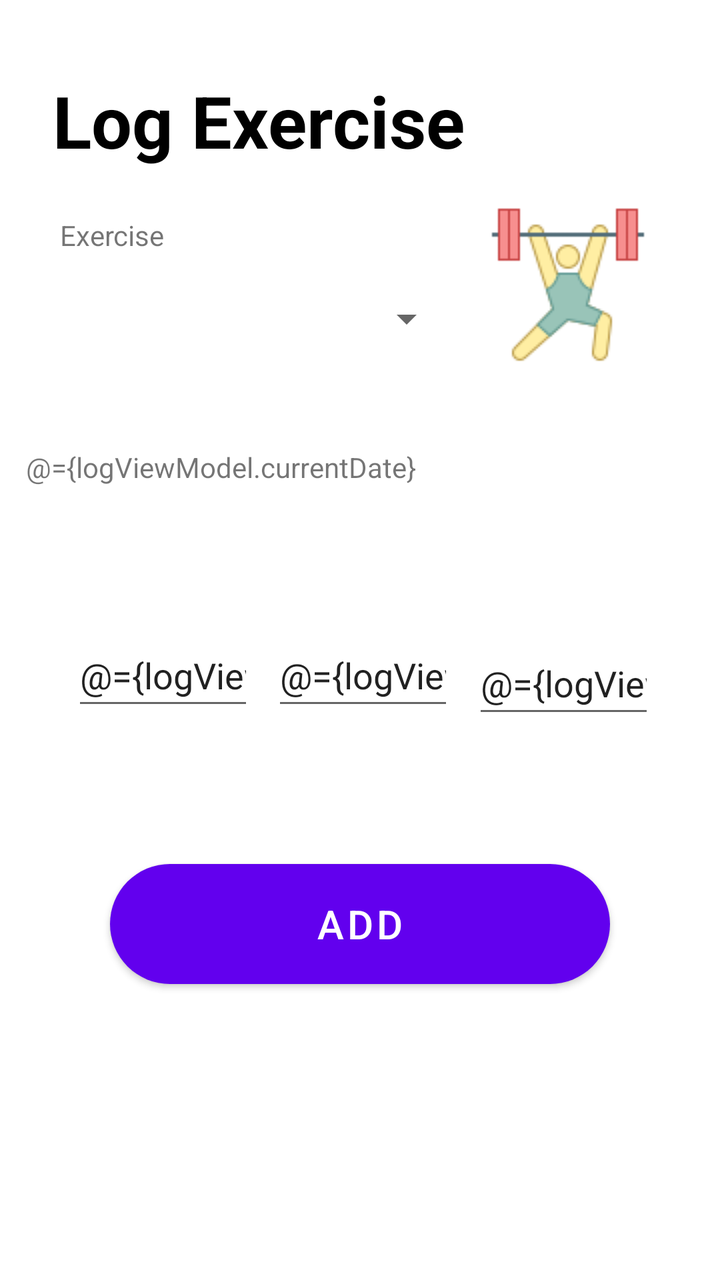
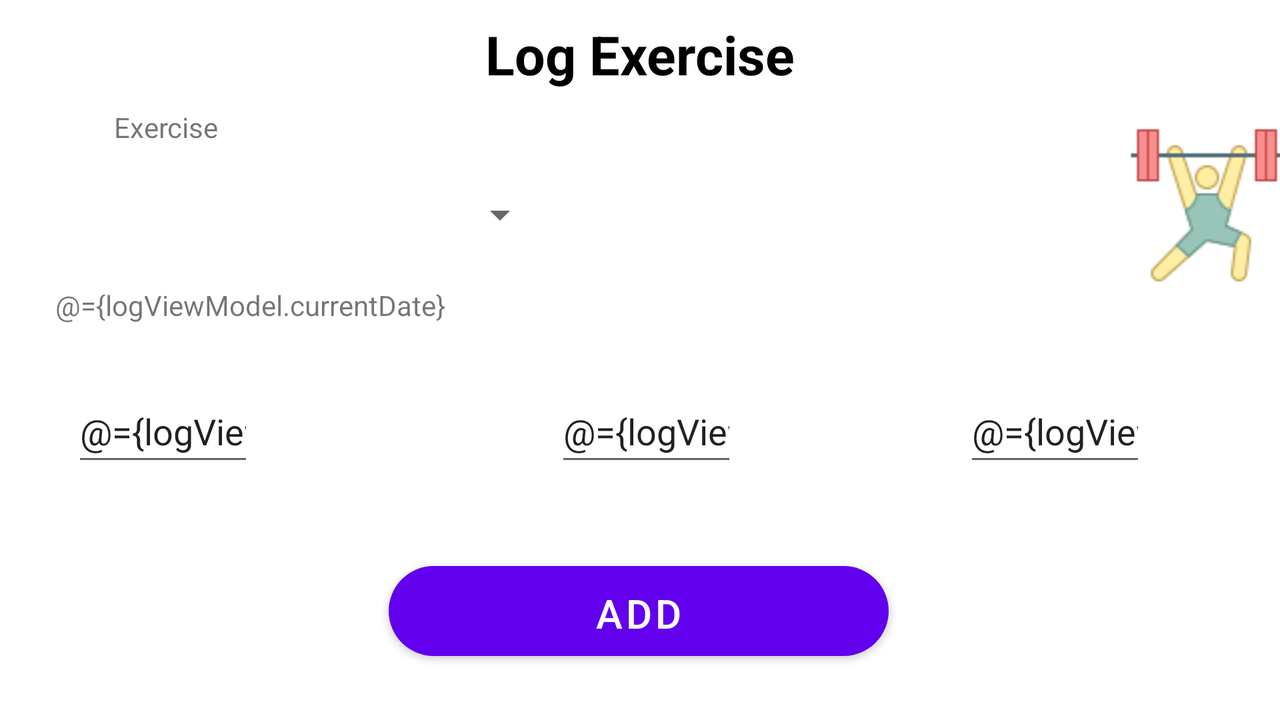

One screen, two layout resources from the same app: the default and the repository's alternative for another configuration. Each is rendered where Android would select it; the XML of both is given below.
<!-- AndroidManifest.xml: application theme AppTheme -->
<!-- res/layout/fragment_log_exercise.xml -->
<?xml version="1.0" encoding="utf-8"?>
<layout xmlns:android="http://schemas.android.com/apk/res/android"
    xmlns:app="http://schemas.android.com/apk/res-auto"
    xmlns:tools="http://schemas.android.com/tools">

    <data>

        <variable
            name="logViewModel"
            type="com.example.myfitnessbuddy.viewModels.AddLogViewModel" />
    </data>

    <androidx.constraintlayout.widget.ConstraintLayout
        android:layout_width="match_parent"
        android:layout_height="match_parent">

        <TextView
            android:id="@+id/textView3"
            android:layout_width="wrap_content"
            android:layout_height="wrap_content"
            android:layout_marginTop="36dp"
            android:text="Log Exercise"
            android:textColor="#000000"
            android:textSize="36sp"
            android:textStyle="bold"
            app:layout_constraintEnd_toEndOf="parent"
            app:layout_constraintHorizontal_bias="0.171"
            app:layout_constraintStart_toStartOf="parent"
            app:layout_constraintTop_toTopOf="parent" />

        <Spinner
            android:id="@+id/spinner"
            android:layout_width="201dp"
            android:layout_height="47dp"
            android:layout_marginTop="136dp"
            app:layout_constraintEnd_toEndOf="parent"
            app:layout_constraintHorizontal_bias="0.166"
            app:layout_constraintStart_toStartOf="parent"
            app:layout_constraintTop_toTopOf="parent" />

        <TextView
            android:id="@+id/textView4"
            android:layout_width="wrap_content"
            android:layout_height="wrap_content"
            android:layout_marginTop="108dp"
            android:text="Exercise"
            app:layout_constraintEnd_toEndOf="parent"
            app:layout_constraintHorizontal_bias="0.097"
            app:layout_constraintStart_toStartOf="parent"
            app:layout_constraintTop_toTopOf="parent"
            tools:text="Exercise" />

        <Button
            android:id="@+id/btnAdd"
            android:layout_width="250sp"
            android:layout_height="60sp"
            android:layout_marginTop="432dp"
            android:background="@drawable/custom_button_grad_new"
            android:onClick="@{(view)->logViewModel.onAddButtonClick(view)}"
            android:text="Add"
            android:textColor="@android:color/white"
            android:textSize="20sp"
            app:layout_constraintEnd_toEndOf="parent"
            app:layout_constraintHorizontal_bias="0.501"
            app:layout_constraintStart_toStartOf="parent"
            app:layout_constraintTop_toTopOf="parent" />

        <EditText
            android:id="@+id/input1"
            android:layout_width="91dp"
            android:layout_height="48dp"
            android:layout_marginStart="36dp"
            android:layout_marginTop="312dp"
            android:ems="10"
            android:inputType="numberDecimal"
            android:text="@={logViewModel.input1}"
            app:layout_constraintStart_toStartOf="parent"
            app:layout_constraintTop_toTopOf="parent" />

        <EditText
            android:id="@+id/input2"
            android:layout_width="91dp"
            android:layout_height="48dp"
            android:layout_marginTop="312dp"
            android:ems="10"
            android:inputType="numberDecimal"
            android:text="@={logViewModel.input2}"
            app:layout_constraintEnd_toEndOf="parent"
            app:layout_constraintHorizontal_bias="0.506"
            app:layout_constraintStart_toStartOf="parent"
            app:layout_constraintTop_toTopOf="parent" />

        <EditText
            android:id="@+id/input3"
            android:layout_width="91dp"
            android:layout_height="48dp"
            android:layout_marginTop="316dp"
            android:ems="10"
            android:inputType="numberDecimal"
            android:text="@={logViewModel.input3}"
            app:layout_constraintEnd_toEndOf="parent"
            app:layout_constraintHorizontal_bias="0.878"
            app:layout_constraintStart_toStartOf="parent"
            app:layout_constraintTop_toTopOf="parent" />

        <TextView
            android:id="@+id/dateField"
            android:layout_width="331dp"
            android:layout_height="36dp"
            android:layout_marginTop="224dp"
            android:ems="10"
            android:hint="Select exercise date"
            android:inputType="date"
            android:text="@={logViewModel.currentDate}"
            app:layout_constraintEnd_toEndOf="parent"
            app:layout_constraintHorizontal_bias="0.45"
            app:layout_constraintStart_toStartOf="parent"
            app:layout_constraintTop_toTopOf="parent" />

        <ImageView
            android:id="@+id/exerciseImage"
            android:layout_width="wrap_content"
            android:layout_height="wrap_content"
            android:layout_marginEnd="36dp"
            app:layout_constraintBottom_toBottomOf="parent"
            app:layout_constraintEnd_toEndOf="parent"
            app:layout_constraintTop_toTopOf="parent"
            app:layout_constraintVertical_bias="0.181"
            app:srcCompat="@drawable/weightlifting" />

    </androidx.constraintlayout.widget.ConstraintLayout>
</layout>
<!-- resources referenced by this layout -->
<resources>
  <!-- drawable custom_button_grad_new (drawable) -->
  <?xml version="1.0" encoding="utf-8"?>
  <shape xmlns:android="http://schemas.android.com/apk/res/android"
      android:shape="rectangle">
  
      <gradient android:startColor="#eb3477" android:endColor="#eb7434" android:type="linear" android:angle="0"/>
  
      <corners android:radius="50dp" />
  
  </shape>
  <!-- drawable weightlifting: png bitmap (drawable-v24, 4000 bytes) -->
</resources>
<!-- res/layout-land/fragment_log_exercise.xml (the repository's variant of the layout above) -->
<!-- drawn on the phone turned sideways -->
<?xml version="1.0" encoding="utf-8"?>
<layout xmlns:android="http://schemas.android.com/apk/res/android"
    xmlns:app="http://schemas.android.com/apk/res-auto"
    xmlns:tools="http://schemas.android.com/tools">

    <data>
        <variable
            name="logViewModel"
            type="com.example.myfitnessbuddy.viewModels.AddLogViewModel" />
    </data>
    <androidx.constraintlayout.widget.ConstraintLayout
        android:layout_width="match_parent"
        android:layout_height="match_parent">

        <TextView
            android:id="@+id/textView3"
            android:layout_width="wrap_content"
            android:layout_height="wrap_content"
            android:layout_marginTop="9dp"
            android:text="Log Exercise"
            android:textColor="#000000"
            android:textSize="27sp"
            android:textStyle="bold"
            app:layout_constraintEnd_toEndOf="parent"
            app:layout_constraintStart_toStartOf="parent"
            app:layout_constraintTop_toTopOf="parent" />

        <Spinner
            android:id="@+id/spinner"
            android:layout_width="201dp"
            android:layout_height="47dp"
            android:layout_marginTop="11dp"
            app:layout_constraintEnd_toEndOf="parent"
            app:layout_constraintHorizontal_bias="0.166"
            app:layout_constraintStart_toStartOf="parent"
            app:layout_constraintTop_toBottomOf="@+id/textView4" />

        <TextView
            android:id="@+id/textView4"
            android:layout_width="wrap_content"
            android:layout_height="wrap_content"
            android:layout_marginTop="54dp"
            android:text="Exercise"
            app:layout_constraintEnd_toEndOf="parent"
            app:layout_constraintHorizontal_bias="0.097"
            app:layout_constraintStart_toStartOf="parent"
            app:layout_constraintTop_toTopOf="parent"
            tools:text="Exercise" />

        <Button
            android:id="@+id/btnAdd"
            android:layout_width="250sp"
            android:layout_height="45sp"
            android:layout_marginTop="45dp"
            android:background="@drawable/custom_button_grad_new"
            android:onClick="@{(view)->logViewModel.onAddButtonClick(view)}"
            android:text="Add"
            android:textColor="@android:color/white"
            android:textSize="20sp"
            app:layout_constraintEnd_toEndOf="parent"
            app:layout_constraintHorizontal_bias="0.498"
            app:layout_constraintStart_toStartOf="parent"
            app:layout_constraintTop_toBottomOf="@+id/input2" />

        <EditText
            android:id="@+id/input1"
            android:layout_width="91dp"
            android:layout_height="48dp"
            android:layout_marginStart="36dp"
            android:layout_marginTop="11dp"
            android:ems="10"
            android:inputType="numberDecimal"
            android:text="@={logViewModel.input1}"
            app:layout_constraintStart_toStartOf="parent"
            app:layout_constraintTop_toBottomOf="@+id/dateField" />

        <EditText
            android:id="@+id/input2"
            android:layout_width="91dp"
            android:layout_height="48dp"
            android:layout_marginTop="11dp"
            android:ems="10"
            android:inputType="numberDecimal"
            android:text="@={logViewModel.input2}"
            app:layout_constraintEnd_toEndOf="parent"
            app:layout_constraintHorizontal_bias="0.506"
            app:layout_constraintStart_toStartOf="parent"
            app:layout_constraintTop_toBottomOf="@+id/dateField" />

        <EditText
            android:id="@+id/input3"
            android:layout_width="91dp"
            android:layout_height="48dp"
            android:layout_marginTop="11dp"
            android:ems="10"
            android:inputType="numberDecimal"
            android:text="@={logViewModel.input3}"
            app:layout_constraintEnd_toEndOf="parent"
            app:layout_constraintHorizontal_bias="0.878"
            app:layout_constraintStart_toStartOf="parent"
            app:layout_constraintTop_toBottomOf="@+id/dateField" />

        <TextView
            android:id="@+id/dateField"
            android:layout_width="331dp"
            android:layout_height="36dp"
            android:layout_marginTop="12dp"
            android:ems="10"
            android:hint="Select exercise date"
            android:inputType="date"
            android:text="@={logViewModel.currentDate}"
            app:layout_constraintEnd_toEndOf="parent"
            app:layout_constraintHorizontal_bias="0.09"
            app:layout_constraintStart_toStartOf="parent"
            app:layout_constraintTop_toBottomOf="@+id/spinner" />

        <ImageView
            android:id="@+id/exerciseImage"
            android:layout_width="87dp"
            android:layout_height="80dp"
            android:layout_marginStart="560dp"
            app:layout_constraintBottom_toBottomOf="parent"
            app:layout_constraintStart_toStartOf="parent"
            app:layout_constraintTop_toTopOf="parent"
            app:layout_constraintVertical_bias="0.22"
            app:srcCompat="@drawable/weightlifting" />

    </androidx.constraintlayout.widget.ConstraintLayout>
</layout>
